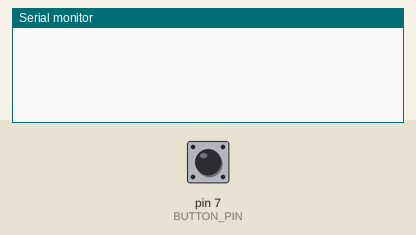
This sketch was run on a simulated Arduino Uno, built with avr-gcc and run on an emulated ATmega328P. On the bench: the last lines printed to the serial monitor. The test bench sets the inputs (shaded band); at power-on: pin 7 (BUTTON_PIN) LOW.

Above: at 1.2 s.
1.3 s: pin 7 (BUTTON_PIN) pulled HIGH for 0.15 s
At 1.43 s:
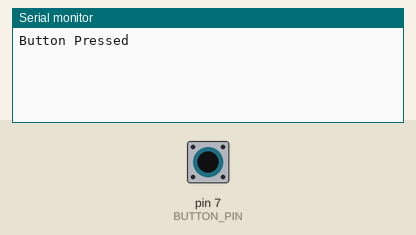
At 2.0 s:
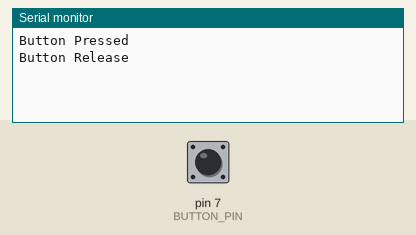

The sketch:

button_debouncing.ino
```cpp
#define BUTTON_PIN 7
byte buttonState,readState;
unsigned long lastTimeButtonChanged, debounceDelay,timeNow;
void setup() {
  buttonState = LOW;
  Serial.begin(115200);
  pinMode(BUTTON_PIN,INPUT);
  debounceDelay = 10;
  lastTimeButtonChanged = millis();

}

void loop() {
  timeNow = millis();
  // only read value every debounceTime
  if(timeNow - lastTimeButtonChanged   > debounceDelay){
    readState=digitalRead(BUTTON_PIN);
    if(readState !=buttonState ){
      lastTimeButtonChanged = timeNow;
      buttonState = readState;
      if(buttonState == LOW)
        Serial.println("Button Release");
      else
        Serial.println("Button Pressed");

  }

  }


}
```

Measured:
- after the input at 1.3 s, the serial monitor: prints a new line at once (image 1)
